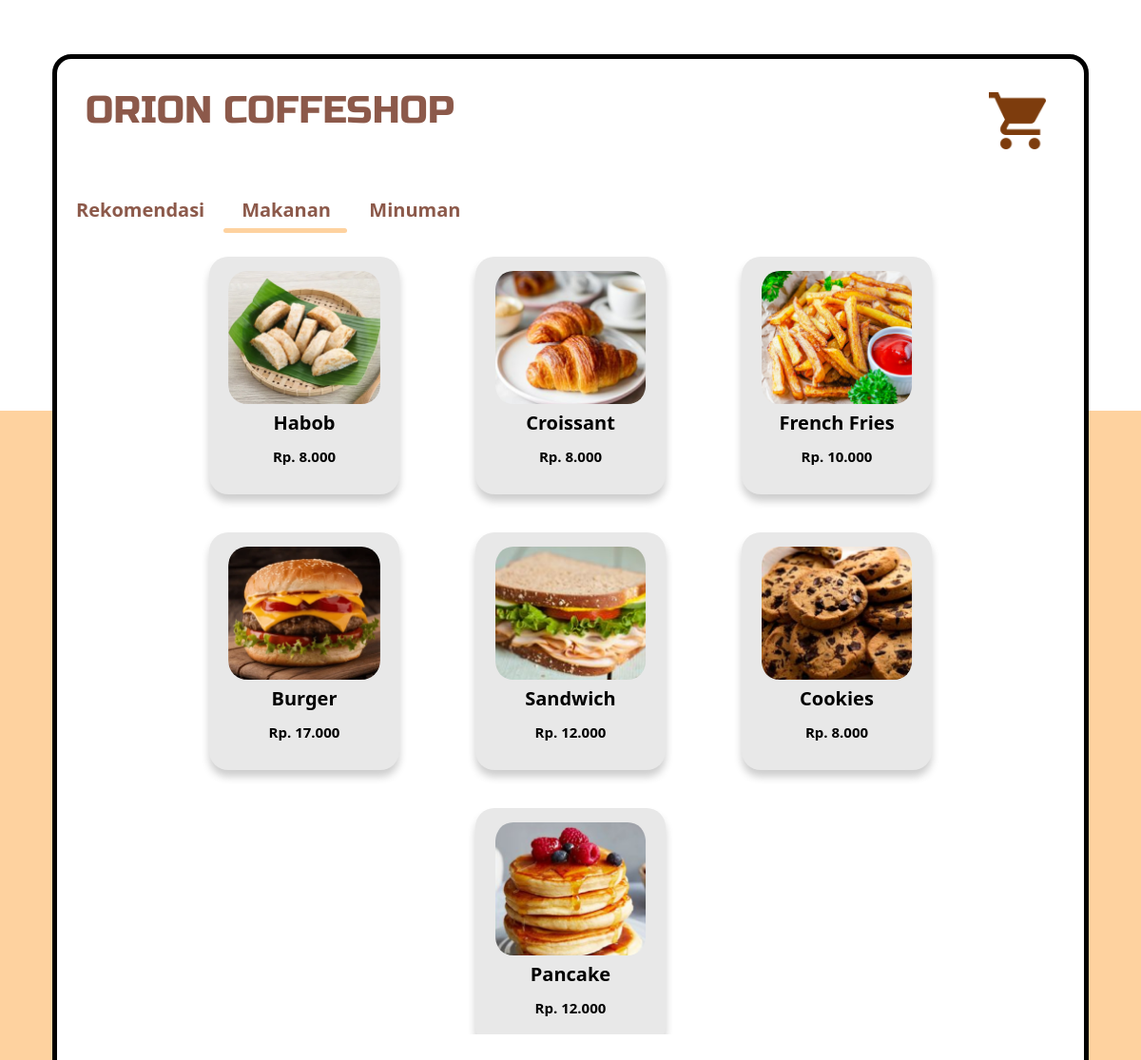
The app's page /makanan.php with its own data.
### tables this page shows
CREATE TABLE `produk` (
  `id` int(11) NOT NULL,
  `kd_produk` varchar(255) NOT NULL,
  `nama_produk` varchar(255) NOT NULL,
  `harga` int(11) NOT NULL,
  `stok` int(5) NOT NULL,
  `gambar_produk` varchar(255) NOT NULL,
  `kategori` enum('makanan','minuman') NOT NULL,
  `rekomendasi` enum('iya','tidak') NOT NULL
);

### makanan.php (the view, shortened to what this page needs)
<!DOCTYPE html>
<html lang="en">
  <head>
    <link rel="stylesheet" href="style/menu.css" />
  </head>
  <body>
    <div class="container">
      <div class="box">
        <div class="header">
          <p>ORION COFFESHOP</p>
          <div class="cart">
            <a href="keranjang.php">
              <img src="Image/cart.png" alt="" />
            </a>
          </div>
        </div>
        <nav class="navbar">
          <a href="index.php"><p>Rekomendasi</p></a>
          <a href="makanan.php"><p>Makanan</p></a>
          <a href="minuman.php"><p>Minuman</p></a>
          <div class = "animation start-makanan"></div>
        </nav>
        <div class="content">
          <div class="card-container">
            <?php
            include "crud/koneksi.php";
          $sql = "SELECT * FROM produk WHERE kategori = 'makanan' ORDER BY id ASC";
          $result = $koneksi->query($sql);
          if ($result->num_rows > 0) {
            while($row = $result->fetch_assoc()) {
                echo '<div class="card" onclick="showPopup(\'' . htmlspecialchars($row['nama_produk']) . '\', \'crud/images/' . htmlspecialchars($row['gambar_produk']) . '\', ' . $row['harga'] . ', ' . $row['id'] . ' ,' . $row['stok'] .')">';
                echo '<div class="produk">';
                echo '<img src="crud/images/' . htmlspecialchars($row['gambar_produk']) . '" alt="" />';
                echo '</div>';
                echo '<p class="nama-produk">' . $row['nama_produk'] . '</p>';
                echo '<p class="harga-produk">Rp. ' . number_format($row['harga'], 0, ',', '.') . '</p>';
                echo '</div>';
            }
        } else {
            echo "Tidak ada produk ditemukan.";
        }
      ?>
    </div>
    </div>
    </div>
    </div>
  </body>
</html>

### style/menu.css (style rules this page uses)
html { scroll-behavior: smooth; }
body { padding: 0; margin: 0; height: 100vh; display: flex; justify-content: center; align-items: center; font-family: "Segoe UI", Tahoma, Geneva, Verdana, sans-serif; }
.box { border: solid 5px black; border-radius: 20px; width: 90vw; height: 90vh; margin: auto; background-color: white; display: flex; flex-direction: column; position: relative; }
.header { display: flex; height: 11vh; }
.header p { font-size: 40px; color: #8c594a; font-family: "Russo-one"; margin-top: 30px; margin-left: 30px; }
.cart { position: absolute; right: 40px; top: 35px; }
.cart img { width: 60px; filter: brightness(0) saturate(100%) invert(38%) sepia(100%) saturate(1000%) hue-rotate(0deg) brightness(50%) contrast(90%); }
.navbar { position: relative; margin-left: 20px; }
.navbar a { text-decoration: none; position: relative; z-index: 1; line-height: 8px; position: relative; display: inline-block; text-align: center; }
nav .animation { position: absolute; height: 5px; bottom: 0; z-index: 0; background-color: #FED29F; border-radius: 8px; transition: all .5s ease 0s; width: 10px; }
.navbar p { margin-right: 45px; font-size: 20px; color: #8C594A; font-weight: bold; }
a:nth-child(1) { width: 170px; }
a:nth-child(2) { width: 130px; }
nav .start-makanan , a:nth-child(2):hover~.animation { width: 130px; left: 155px; }
a:nth-child(3) { width: 100px; }
.content { margin-top: 10px; justify-content: center; display: flex; height: 65vh; overflow-y: auto; padding: 15px; }
.card-container { display: flex; flex-wrap: wrap; height: 55vh; width: 100vw; justify-content: center; align-items: center; }
.card { margin: 0 40px 40px 40px; background-color: #E8E8E8; height: 250px; width: 200px; border-radius: 20px; display: flex; flex-direction: column; align-items: center; box-shadow: 0 7px 9px rgba(0, 0, 0, 0.2); }
.card .produk img { border-radius: 20px; width: 160px; height: 140px; object-fit: cover; margin-top: 15px; }
.card p { margin-top: 15px; font-weight: bold; line-height: 0; }
.card .nama-produk { font-size: 20px; }
.card .harga-produk { font-size: 15px; }

### records on screen
produk: gambar_produk (picture), nama_produk "Habob", harga "8.000"
produk: gambar_produk (picture), nama_produk "Croissant", harga "8.000"
produk: gambar_produk (picture), nama_produk "French Fries", harga "10.000"
produk: gambar_produk (picture), nama_produk "Burger", harga "17.000"
produk: gambar_produk (picture), nama_produk "Sandwich", harga "12.000"
produk: gambar_produk (picture), nama_produk "Cookies", harga "8.000"
produk: gambar_produk (picture), nama_produk "Pancake", harga "12.000"
